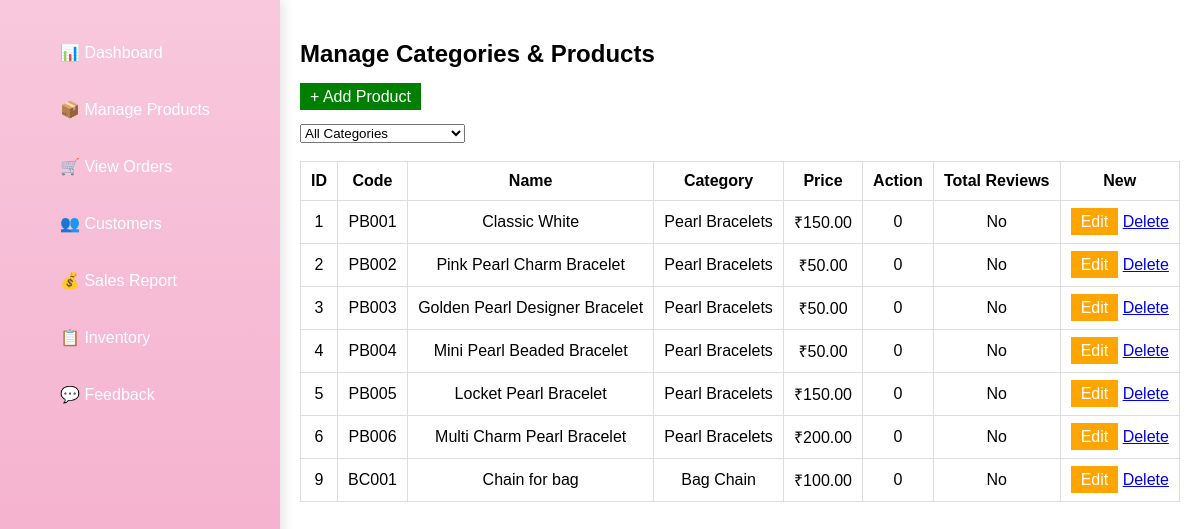
The page /admin/admin_products.php (signed in) on the database its author committed.
### tables this page shows
CREATE TABLE `product` (
  `product_id` int(11) NOT NULL,
  `product_code` varchar(30) NOT NULL,
  `product_name` varchar(100) DEFAULT NULL,
  `category_id` int(11) DEFAULT NULL,
  `price` decimal(10,2) DEFAULT NULL,
  `description` text DEFAULT NULL,
  `image` varchar(255) DEFAULT NULL,
  `is_new` tinyint(1) DEFAULT 0
);

CREATE TABLE `category` (
  `category_id` int(11) NOT NULL,
  `category_code` varchar(20) NOT NULL,
  `category_name` varchar(100) DEFAULT NULL
);

### admin/admin_products.php (the view, shortened to what this page needs)
<?php
include("../login/db_connect.php");
$filter = "";
$query = mysqli_query($conn, "
SELECT p.*, c.category_name,
(SELECT COUNT(*) FROM product_feedback pf WHERE pf.product_id = p.product_id) as total_reviews
FROM product p
LEFT JOIN category c ON p.category_id = c.category_id
$filter
");
?>
<!DOCTYPE html>
<html>
<head>
</head>
<body>
<?php include("sidebar.php"); ?>
<div class="main">
<h2>Manage Categories & Products</h2>
<a href="admin_add_products.php" class="btn add-btn">+ Add Product</a>
<br><br>
<form method="GET">
<select name="category_id" onchange="this.form.submit()">
<option value="">All Categories</option>
</select>
</form>
<br>
<table>
<tr>
    <th>ID</th>
    <th>Code</th>
    <th>Name</th>
    <th>Category</th>
    <th>Price</th>
    <th>Action</th>
    <th>Total Reviews</th>
    <th>New</th>
</tr>
<?php while($row = mysqli_fetch_assoc($query)) { ?>
<tr>
    <td><?php echo $row['product_id']; ?></td>
    <td><?php echo $row['product_code']; ?></td>
    <td><?php echo $row['product_name']; ?></td>
    <td><?php echo $row['category_name']; ?></td>
    <td>₹<?php echo $row['price']; ?></td>
    <td><?php echo $row['total_reviews']; ?></td>
    <td><?php echo $row['is_new'] ? "Yes" : "No"; ?></td>
    <td>
        <a href="admin_edit_products.php?id=<?php echo $row['product_id']; ?>" class="btn edit-btn">Edit</a>
        <a href="admin_delete_products.php?id=<?php echo $row['product_id']; ?>"
        onclick="return confirm('Are you sure?');">Delete</a>
    </td>
</tr>
<?php } ?>
</table>
</div>
</body>
</html>

### admin/admin_products.php (style rules this page uses)
body { font-family: Arial; margin:0; display:flex; }
.main { flex:1; padding:20px; }
table { width:100%; border-collapse:collapse; }
table, th, td { border:1px solid #ddd; }
th, td { padding:10px; text-align:center; }
.btn { padding:5px 10px; text-decoration:none; }
.add-btn { background:green; color:white; }
.edit-btn { background:orange; color:white; }

### rows shown on the page
product: product_id "1", product_code "PB001", product_name "Classic White", category.category_name "Pearl Bracelets", price "150.00", total_reviews "0", is_new "No"
product: product_id "2", product_code "PB002", product_name "Pink Pearl Charm Bracelet", category.category_name "Pearl Bracelets", price "50.00", total_reviews "0", is_new "No"
product: product_id "3", product_code "PB003", product_name "Golden Pearl Designer Bracelet", category.category_name "Pearl Bracelets", price "50.00", total_reviews "0", is_new "No"
product: product_id "4", product_code "PB004", product_name "Mini Pearl Beaded Bracelet", category.category_name "Pearl Bracelets", price "50.00", total_reviews "0", is_new "No"
product: product_id "5", product_code "PB005", product_name "Locket Pearl Bracelet", category.category_name "Pearl Bracelets", price "150.00", total_reviews "0", is_new "No"
product: product_id "6", product_code "PB006", product_name "Multi Charm Pearl Bracelet", category.category_name "Pearl Bracelets", price "200.00", total_reviews "0", is_new "No"
product: product_id "9", product_code "BC001", product_name "Chain for bag", category.category_name "Bag Chain", price "100.00", total_reviews "0", is_new "No"
